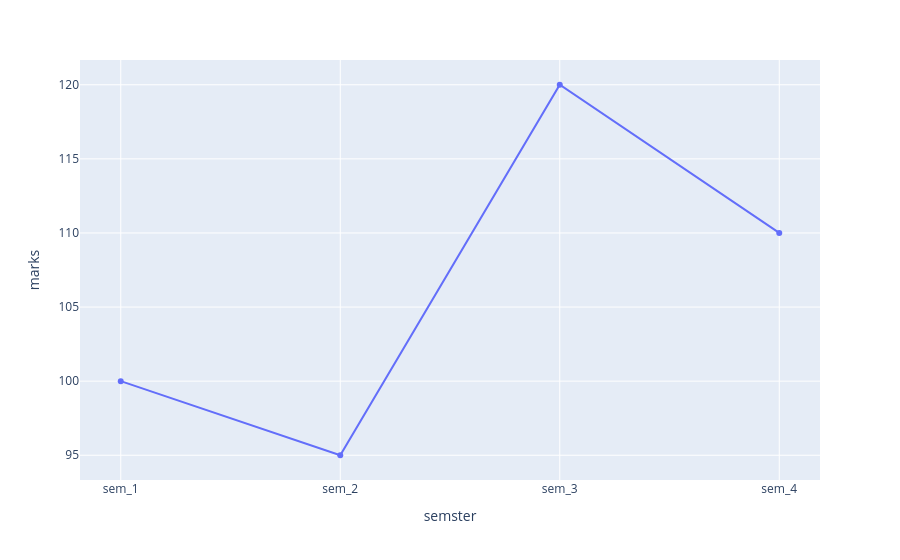

Notebook code cell kept with this figure:
### Code cell
import plotly.express as px
import pandas as pd
df=pd.DataFrame({
    'semster':['sem_1','sem_2','sem_3','sem_4'],
    'marks':[100,95,120,110]})
fig=px.line(df,x='semster',y='marks',markers=True)
fig.show()

### Figure 1 — Plotly figure (JSON) as saved in the notebook; plotly's stock layout.template omitted (floating-point values rounded to 4 significant figures)
{"data": [{"hovertemplate": "semster=%{x}<br>marks=%{y}<extra></extra>", "legendgroup": "", "line": {"color": "#636efa", "dash": "solid"}, "marker": {"symbol": "circle"}, "mode": "lines+markers", "name": "", "orientation": "v", "showlegend": false, "type": "scatter", "x": ["sem_1", "sem_2", "sem_3", "sem_4"], "xaxis": "x", "y": [100, 95, 120, 110], "yaxis": "y"}], "layout": {"legend": {"tracegroupgap": 0}, "margin": {"t": 60}, "xaxis": {"anchor": "y", "domain": [0, 1], "title": {"text": "semster"}}, "yaxis": {"anchor": "x", "domain": [0, 1], "title": {"text": "marks"}}}}
